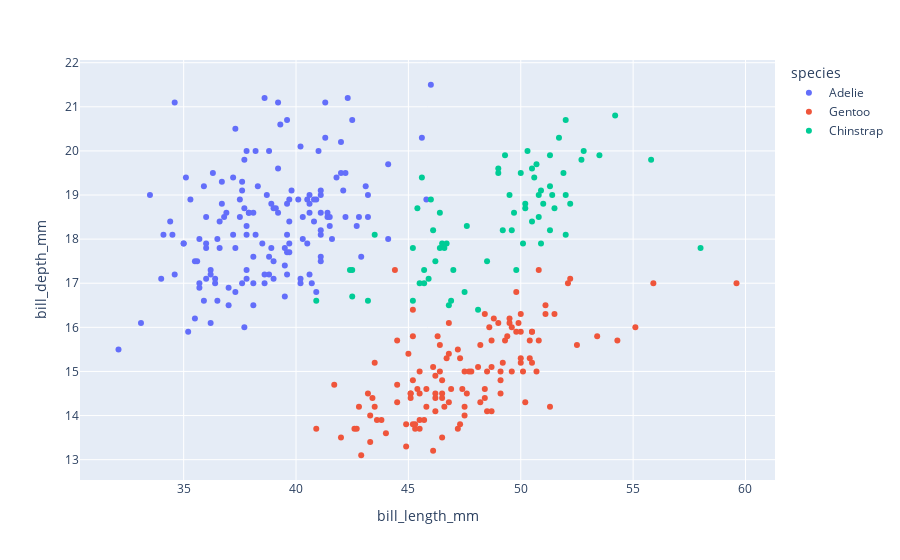

The cell this chart's notebook holds for it:
### Code cell
fig = px.scatter(df, x='bill_length_mm', y='bill_depth_mm', color='species')
fig.show()

### Figure 1 — Plotly figure (JSON) as saved in the notebook; plotly's stock layout.template omitted (floating-point values rounded to 4 significant figures; data arrays with more than 128 entries replaced by an {"elided": "..."} marker saying what was removed)
{"data": [{"hovertemplate": "species=Adelie<br>bill_length_mm=%{x}<br>bill_depth_mm=%{y}<extra></extra>", "legendgroup": "Adelie", "marker": {"color": "#636efa", "symbol": "circle"}, "mode": "markers", "name": "Adelie", "orientation": "v", "showlegend": true, "type": "scatter", "x": {"elided": "151 float values"}, "xaxis": "x", "y": {"elided": "151 float values"}, "yaxis": "y"}, {"hovertemplate": "species=Gentoo<br>bill_length_mm=%{x}<br>bill_depth_mm=%{y}<extra></extra>", "legendgroup": "Gentoo", "marker": {"color": "#EF553B", "symbol": "circle"}, "mode": "markers", "name": "Gentoo", "orientation": "v", "showlegend": true, "type": "scatter", "x": [46.1, 50, 48.7, 50, 47.6, 46.5, 45.4, 46.7, 43.3, 46.8, 40.9, 49, 45.5, 48.4, 45.8, 49.3, 42, 49.2, 46.2, 48.7, 50.2, 45.1, 46.5, 46.3, 42.9, 46.1, 44.5, 47.8, 48.2, 50, 47.3, 42.8, 45.1, 59.6, 49.1, 48.4, 42.6, 44.4, 44, 48.7, 42.7, 49.6, 45.3, 49.6, 50.5, 43.6, 45.5, 50.5, 44.9, 45.2, 46.6, 48.5, 45.1, 50.1, 46.5, 45, 43.8, 45.5, 43.2, 50.4, 45.3, 46.2, 45.7, 54.3, 45.8, 49.8, 46.2, 49.5, 43.5, 50.7, 47.7, 46.4, 48.2, 46.5, 46.4, 48.6, 47.5, 51.1, 45.2, 45.2, 49.1, 52.5, 47.4, 50, 44.9, 50.8, 43.4, 51.3, 47.5, 52.1, 47.5, 52.2, 45.5, 49.5, 44.5, 50.8, 49.4, 46.9, 48.4, 51.1, 48.5, 55.9, 47.2, 49.1, 47.3, 46.8, 41.7, 53.4, 43.3, 48.1, 50.5, 49.8, 43.5, 51.5, 46.2, 55.1, 44.5, 48.8, 47.2, 46.8, 50.4, 45.2, 49.9], "xaxis": "x", "y": [13.2, 16.3, 14.1, 15.2, 14.5, 13.5, 14.6, 15.3, 13.4, 15.4, 13.7, 16.1, 13.7, 14.6, 14.6, 15.7, 13.5, 15.2, 14.5, 15.1, 14.3, 14.5, 14.5, 15.8, 13.1, 15.1, 14.3, 15, 14.3, 15.3, 15.3, 14.2, 14.5, 17, 14.8, 16.3, 13.7, 17.3, 13.6, 15.7, 13.7, 16, 13.7, 15, 15.9, 13.9, 13.9, 15.9, 13.3, 15.8, 14.2, 14.1, 14.4, 15, 14.4, 15.4, 13.9, 15, 14.5, 15.3, 13.8, 14.9, 13.9, 15.7, 14.2, 16.8, 14.4, 16.2, 14.2, 15, 15, 15.6, 15.6, 14.8, 15, 16, 14.2, 16.3, 13.8, 16.4, 14.5, 15.6, 14.6, 15.9, 13.8, 17.3, 14.4, 14.2, 14, 17, 15, 17.1, 14.5, 16.1, 14.7, 15.7, 15.8, 14.6, 14.4, 16.5, 15, 17, 15.5, 15, 13.8, 16.1, 14.7, 15.8, 14, 15.1, 15.2, 15.9, 15.2, 16.3, 14.1, 16, 15.7, 16.2, 13.7, 14.3, 15.7, 14.8, 16.1], "yaxis": "y"}, {"hovertemplate": "species=Chinstrap<br>bill_length_mm=%{x}<br>bill_depth_mm=%{y}<extra></extra>", "legendgroup": "Chinstrap", "marker": {"color": "#00cc96", "symbol": "circle"}, "mode": "markers", "name": "Chinstrap", "orientation": "v", "showlegend": true, "type": "scatter", "x": [46.5, 50, 51.3, 45.4, 52.7, 45.2, 46.1, 51.3, 46, 51.3, 46.6, 51.7, 47, 52, 45.9, 50.5, 50.3, 58, 46.4, 49.2, 42.4, 48.5, 43.2, 50.6, 46.7, 52, 50.5, 49.5, 46.4, 52.8, 40.9, 54.2, 42.5, 51, 49.7, 47.5, 47.6, 52, 46.9, 53.5, 49, 46.2, 50.9, 45.5, 50.9, 50.8, 50.1, 49, 51.5, 49.8, 48.1, 51.4, 45.7, 50.7, 42.5, 52.2, 45.2, 49.3, 50.2, 45.6, 51.9, 46.8, 45.7, 55.8, 43.5, 49.6, 50.8, 50.2], "xaxis": "x", "y": [17.9, 19.5, 19.2, 18.7, 19.8, 17.8, 18.2, 18.2, 18.9, 19.9, 17.8, 20.3, 17.3, 18.1, 17.1, 19.6, 20, 17.8, 18.6, 18.2, 17.3, 17.5, 16.6, 19.4, 17.9, 19, 18.4, 19, 17.8, 20, 16.6, 20.8, 16.7, 18.8, 18.6, 16.8, 18.3, 20.7, 16.6, 19.9, 19.5, 17.5, 19.1, 17, 17.9, 18.5, 17.9, 19.6, 18.7, 17.3, 16.4, 19, 17.3, 19.7, 17.3, 18.8, 16.6, 19.9, 18.8, 19.4, 19.5, 16.5, 17, 19.8, 18.1, 18.2, 19, 18.7], "yaxis": "y"}], "layout": {"legend": {"title": {"text": "species"}, "tracegroupgap": 0}, "margin": {"t": 60}, "xaxis": {"anchor": "y", "domain": [0, 1], "title": {"text": "bill_length_mm"}}, "yaxis": {"anchor": "x", "domain": [0, 1], "title": {"text": "bill_depth_mm"}}}}
